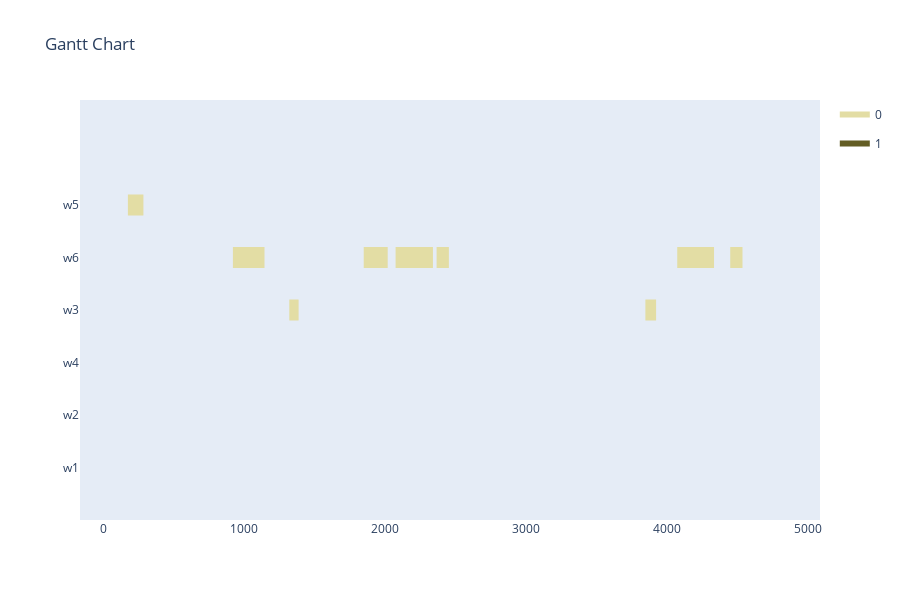

Here is the notebook cell this chart was saved with:
### Code cell
earliest_time_slot = 0
last_time_slot = 5000
operations = []

def get_alternative_tasks(task_id):
    task = env.get_task(task_id)
    tasks = env.tasks
    alternatives = []
    for t in tasks:
        if task.result_resources[0][0] == t.result_resources[0][0] and t not in alternatives and t.id != task_id:
            alternatives.append(t)
    return alternatives

def mutation_function(offsprings, ga_instance):
    for offspring in offsprings:
        for i in range(len(operations)):
            if random.random() < 1 / len(operations):
                task = offspring[i*3]
                alternatives = get_alternative_tasks(task)
                offspring[i*3] = random.choice(alternatives).id
                offspring[i*3+1] = random.choice(env.get_valid_workstations(offspring[i*3])).id
                offspring[i*3+2] = random.randint(earliest_time_slot, last_time_slot)
    return offsprings

def fitness_function(solution, solution_idx):
    fitness = 0
    if feasible(solution):
        min = float('inf')
        max = -float('inf')
        i = 0
        for gene in solution:
            if i == 2:
                if gene < min:
                    min = gene
                duration = env.get_duration(solution[i-2], solution[i-1])
                if gene + duration > max:
                    max = gene + duration
            i += 1
            if i > 2:
                i = 0
        fitness += abs(max - min)
    else:
        fitness = 2 * last_time_slot
    return -fitness

for order in orders_model:
    for resource in order.resources:
        recipe = resource.recipes[0] # just use recipe 0 for now
        recipe_tasks = env.get_all_tasks_for_recipe(recipe.id)
        results = dict()
        for task in recipe_tasks:
            if task.result_resources[0][0] not in results:
                results[task.result_resources[0][0]] = []
            results[task.result_resources[0][0]].append(task)
        for key in results:
            operations.append(random.choice(results[key]).id)
assignments = []
for operation in operations:
    workstation = env.get_valid_workstations(operation)
    assignments.append(operation)
    assignments.append(random.choice(workstation).id)
    assignments.append(random.randint(earliest_time_slot, last_time_slot))

num_genes = len(assignments) * 3
num_generations = 1000
num_parents_mating = 25
sol_per_pop = 50
init_range_low = 0
init_range_high = last_time_slot
parent_selection_type = 'rws'
keep_parents = 1
crossover_type = 'two_points'
mutation_type = mutation_function
mutation_percentage_genes = 10
fitness_func = fitness_function
gene_type = int
ga_instance = pygad.GA(num_generations=num_generations, num_parents_mating=num_parents_mating, fitness_func=fitness_func, sol_per_pop=sol_per_pop, num_genes=num_genes, init_range_low=init_range_low, init_range_high=init_range_high, parent_selection_type=parent_selection_type, keep_parents=keep_parents, crossover_type=crossover_type, mutation_type=mutation_type, mutation_percent_genes=mutation_percentage_genes, gene_type=gene_type, gene_space=gene_space)
ga_instance.run()
solution, solution_fitness, solution_idx = ga_instance.best_solution()
print("Parameters of the best solution : {solution}".format(solution=solution))
print("Fitness value of the best solution = {solution_fitness}".format(solution_fitness=solution_fitness))

workstation_assignments = reformat_pygad_result(solution, orders, env)
visualize(workstation_assignments, [], [], [], num_generations+1)

### Figure 1 — Plotly figure (JSON) as saved in the notebook; plotly's stock layout.template omitted (floating-point values rounded to 4 significant figures)
{"data": [{"fill": "toself", "fillcolor": "rgb(227, 221, 164)", "hoverinfo": "name", "legendgroup": "rgb(227, 221, 164)", "mode": "none", "name": "0", "type": "scatter", "x": [4587, 4587, 4587, 4587, 4587, 174, 284, 284, 174, 174, 3885, 3885, 3885, 3885, 3885, 1096, 1096, 1096, 1096, 1096, 4388, 4388, 4388, 4388, 4388, 919, 1019, 1019, 919, 919, 2073, 2188, 2188, 2073, 2073, 2125, 2258, 2258, 2125, 2125, 2218, 2338, 2338, 2218, 2218, 2364, 2451, 2451, 2364, 2364, 1847, 2017, 2017, 1847, 1847, 4071, 4285, 4285, 4071, 4071, 4199, 4332, 4332, 4199, 4199, 1013, 1143, 1143, 1013, 1013, 1867, 1980, 1980, 1867, 1867, 4447, 4534, 4534, 4447, 4447, 3845, 3921, 3921, 3845, 3845, 1319, 1385, 1385, 1319, 1319, 2663, 2663, 2663, 2663, 2663, 1413, 1413, 1413, 1413, 1413, 1415, 1415, 1415, 1415, 1415, 4160, 4160, 4160, 4160, 4160, 497, 497, 497, 497], "y": [4.8, 4.8, 5.2, 5.2, null, 4.8, 4.8, 5.2, 5.2, null, 4.8, 4.8, 5.2, 5.2, null, 4.8, 4.8, 5.2, 5.2, null, 4.8, 4.8, 5.2, 5.2, null, 3.8, 3.8, 4.2, 4.2, null, 3.8, 3.8, 4.2, 4.2, null, 3.8, 3.8, 4.2, 4.2, null, 3.8, 3.8, 4.2, 4.2, null, 3.8, 3.8, 4.2, 4.2, null, 3.8, 3.8, 4.2, 4.2, null, 3.8, 3.8, 4.2, 4.2, null, 3.8, 3.8, 4.2, 4.2, null, 3.8, 3.8, 4.2, 4.2, null, 3.8, 3.8, 4.2, 4.2, null, 3.8, 3.8, 4.2, 4.2, null, 2.8, 2.8, 3.2, 3.2, null, 2.8, 2.8, 3.2, 3.2, null, 2.8, 2.8, 3.2, 3.2, null, 1.8, 1.8, 2.2, 2.2, null, 1.8, 1.8, 2.2, 2.2, null, 0.8, 0.8, 1.2, 1.2, null, 0.8, 0.8, 1.2, 1.2]}, {"fill": "toself", "fillcolor": "rgb(99, 93, 36)", "hoverinfo": "name", "legendgroup": "rgb(99, 93, 36)", "mode": "none", "name": "1", "type": "scatter", "x": [1037, 1037, 1037, 1037, 1037, 2006, 2006, 2006, 2006, 2006, 4655, 4655, 4655, 4655, 4655, 3490, 3490, 3490, 3490, 3490, 2061, 2061, 2061, 2061, 2061, 4800, 4800, 4800, 4800, 4800, 1359, 1359, 1359, 1359, 1359, 2483, 2483, 2483, 2483, 2483, 1522, 1522, 1522, 1522, 1522, 466, 466, 466, 466, 466, 3669, 3669, 3669, 3669, 3669, 3033, 3033, 3033, 3033, 3033, 3541, 3541, 3541, 3541, 3541, 982, 982, 982, 982, 982, 3293, 3293, 3293, 3293, 3293, 1481, 1481, 1481, 1481, 1481, 2938, 2938, 2938, 2938, 2938, 118, 118, 118, 118, 118, 3856, 3856, 3856, 3856, 3856, 1935, 1935, 1935, 1935, 1935, 777, 777, 777, 777, 777, 2694, 2694, 2694, 2694], "y": [4.8, 4.8, 5.2, 5.2, null, 4.8, 4.8, 5.2, 5.2, null, 2.8, 2.8, 3.2, 3.2, null, 2.8, 2.8, 3.2, 3.2, null, 2.8, 2.8, 3.2, 3.2, null, 2.8, 2.8, 3.2, 3.2, null, 2.8, 2.8, 3.2, 3.2, null, 1.8, 1.8, 2.2, 2.2, null, 1.8, 1.8, 2.2, 2.2, null, 1.8, 1.8, 2.2, 2.2, null, 1.8, 1.8, 2.2, 2.2, null, 0.8, 0.8, 1.2, 1.2, null, 0.8, 0.8, 1.2, 1.2, null, 0.8, 0.8, 1.2, 1.2, null, 0.8, 0.8, 1.2, 1.2, null, 0.8, 0.8, 1.2, 1.2, null, 0.8, 0.8, 1.2, 1.2, null, -0.2, -0.2, 0.2, 0.2, null, -0.2, -0.2, 0.2, 0.2, null, -0.2, -0.2, 0.2, 0.2, null, -0.2, -0.2, 0.2, 0.2, null, -0.2, -0.2, 0.2, 0.2]}, {"legendgroup": "rgb(227, 221, 164)", "marker": {"color": "rgb(227, 221, 164)", "opacity": 0, "size": 1}, "mode": "markers", "name": "", "showlegend": false, "text": [null, null, null, null, null, null, null, null, null, null, null, null, null, null, null, null, null, null, null, null, null, null, null, null, null, null, null, null, null, null, null, null, null, null, null, null, null, null, null, null, null, null, null, null, null, null], "type": "scatter", "x": [4587, 4587, 174, 284, 3885, 3885, 1096, 1096, 4388, 4388, 919, 1019, 2073, 2188, 2125, 2258, 2218, 2338, 2364, 2451, 1847, 2017, 4071, 4285, 4199, 4332, 1013, 1143, 1867, 1980, 4447, 4534, 3845, 3921, 1319, 1385, 2663, 2663, 1413, 1413, 1415, 1415, 4160, 4160, 497, 497], "y": [5, 5, 5, 5, 5, 5, 5, 5, 5, 5, 4, 4, 4, 4, 4, 4, 4, 4, 4, 4, 4, 4, 4, 4, 4, 4, 4, 4, 4, 4, 4, 4, 3, 3, 3, 3, 3, 3, 2, 2, 2, 2, 1, 1, 1, 1]}, {"legendgroup": "rgb(99, 93, 36)", "marker": {"color": "rgb(99, 93, 36)", "opacity": 0, "size": 1}, "mode": "markers", "name": "", "showlegend": false, "text": [null, null, null, null, null, null, null, null, null, null, null, null, null, null, null, null, null, null, null, null, null, null, null, null, null, null, null, null, null, null, null, null, null, null, null, null, null, null, null, null, null, null, null, null], "type": "scatter", "x": [1037, 1037, 2006, 2006, 4655, 4655, 3490, 3490, 2061, 2061, 4800, 4800, 1359, 1359, 2483, 2483, 1522, 1522, 466, 466, 3669, 3669, 3033, 3033, 3541, 3541, 982, 982, 3293, 3293, 1481, 1481, 2938, 2938, 118, 118, 3856, 3856, 1935, 1935, 777, 777, 2694, 2694], "y": [5, 5, 5, 5, 3, 3, 3, 3, 3, 3, 3, 3, 3, 3, 2, 2, 2, 2, 2, 2, 2, 2, 1, 1, 1, 1, 1, 1, 1, 1, 1, 1, 1, 1, 0, 0, 0, 0, 0, 0, 0, 0, 0, 0]}], "layout": {"height": 600, "hovermode": "closest", "showlegend": true, "title": {"text": "Gantt Chart"}, "xaxis": {"rangeselector": {"buttons": [{"count": 7, "label": "1w", "step": "day", "stepmode": "backward"}, {"count": 1, "label": "1m", "step": "month", "stepmode": "backward"}, {"count": 6, "label": "6m", "step": "month", "stepmode": "backward"}, {"count": 1, "label": "YTD", "step": "year", "stepmode": "todate"}, {"count": 1, "label": "1y", "step": "year", "stepmode": "backward"}, {"step": "all"}]}, "showgrid": false, "type": "linear", "zeroline": false}, "yaxis": {"autorange": false, "range": [-1, 7], "showgrid": false, "ticktext": ["w1", "w2", "w4", "w3", "w6", "w5"], "tickvals": [0, 1, 2, 3, 4, 5], "zeroline": false}}}
